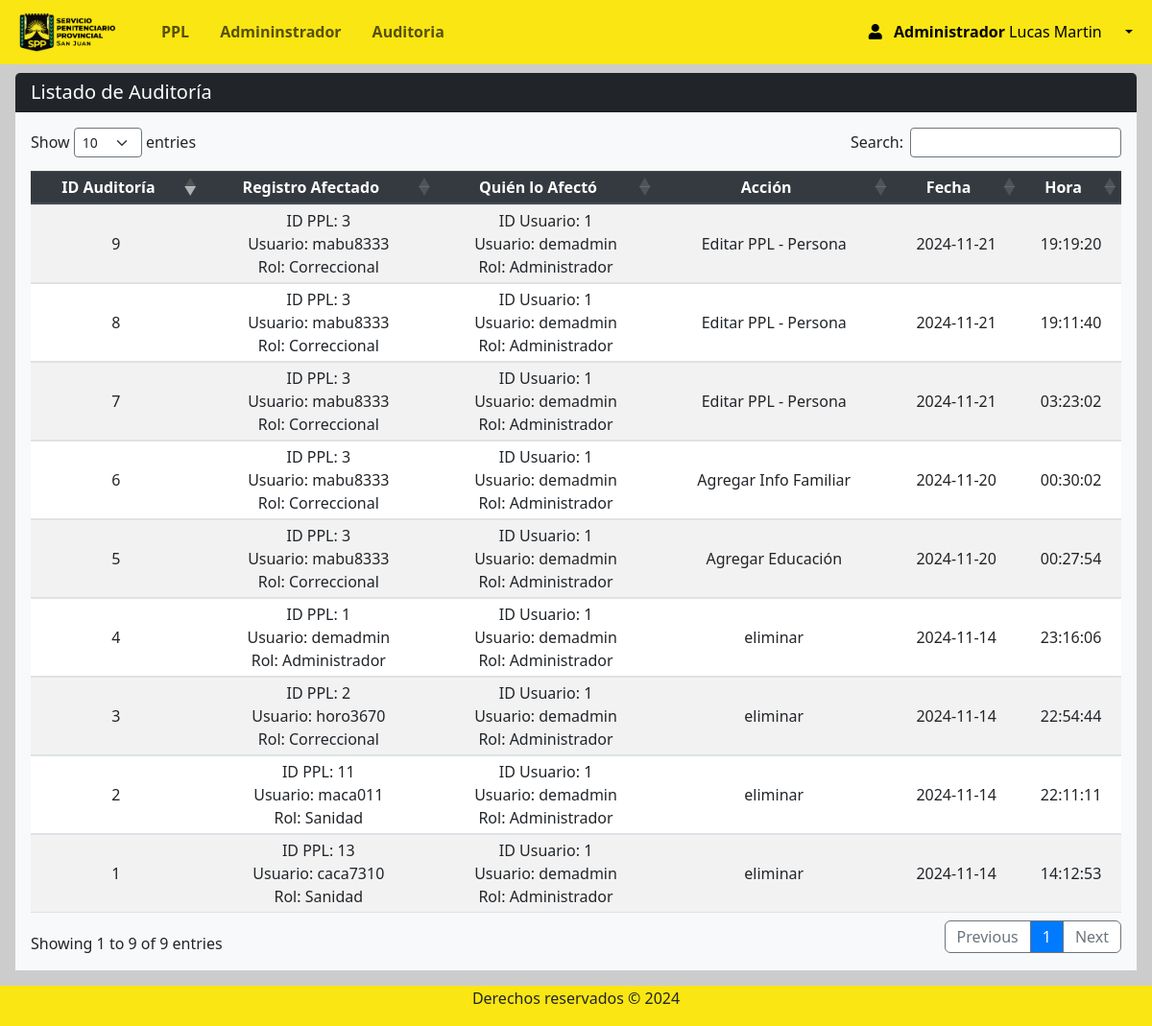
The page /Views/admin/auditoria.php (signed in) on the database its author committed.
### tables this page shows
CREATE TABLE `rol` (
  `id_rol` int(11) NOT NULL,
  `nombre_rol` varchar(50) NOT NULL
);

CREATE TABLE `auditoria` (
  `id_auditoria` int(11) NOT NULL,
  `id_usuario` int(11) NOT NULL,
  `accion` varchar(50) NOT NULL,
  `tabla_afectada` varchar(50) NOT NULL,
  `registro_id` int(11) NOT NULL,
  `fecha` timestamp NOT NULL DEFAULT current_timestamp(),
  `detalles` varchar(255) DEFAULT NULL
);

CREATE TABLE `usuarios` (
  `id_usuario` int(11) NOT NULL,
  `id_persona` int(11) NOT NULL,
  `id_rol` int(11) NOT NULL,
  `nombre_usuario` varchar(50) NOT NULL,
  `contrasena` varchar(255) NOT NULL,
  `fecha_creacion` datetime DEFAULT current_timestamp(),
  `activo` tinyint(1) DEFAULT 1
);

### Views/admin/auditoria.php (the view, shortened to what this page needs)
<?php
require 'navbar.php';
require '../../conn/connection.php';
$query = "SELECT a.*,
                 u.nombre_usuario AS nombre_usuario_afecto,
                 r.nombre_rol AS rol_afecto,
                 u2.nombre_usuario AS nombre_usuario_registro,
                 r2.nombre_rol AS rol_registro,
                 DATE_FORMAT(a.fecha, '%Y-%m-%d') AS fecha_solo,
                 DATE_FORMAT(a.fecha, '%H:%i:%s') AS hora_solo
          FROM auditoria a
          LEFT JOIN usuarios u ON a.id_usuario = u.id_usuario
          LEFT JOIN rol r ON u.id_rol = r.id_rol
          LEFT JOIN usuarios u2 ON a.registro_id = u2.id_usuario
          LEFT JOIN rol r2 ON u2.id_rol = r2.id_rol
          ORDER BY a.fecha DESC";
$statement = $db->prepare($query);
$statement->execute();
$auditoria = $statement->fetchAll(PDO::FETCH_ASSOC);
?>
<section class="content mt-3">
    <div class="row">
        <div class="col mx-3">
            <div class="row">
                <div class="col">
                    <div class="card rounded-2 border-0">
                        <h5 class="card-header bg-dark text-white">Listado de Auditoría</h5>
                        <div class="card-body bg-light">
                            <?php if (count($auditoria) > 0): ?>
                                <table id="example" class="table table-striped table-sm" style="width:100%">
                                    <thead class="thead-dark">
                                        <tr>
                                            <th>ID Auditoría</th>
                                            <th>Registro Afectado</th>
                                            <th>Quién lo Afectó</th>
                                            <th>Acción</th>
                                            <th>Fecha</th>
                                            <th>Hora</th>
                                        </tr>
                                    </thead>
                                    <tbody>
                                        <?php foreach ($auditoria as $registro): ?>
                                            <tr>
                                                <td><?php echo htmlspecialchars($registro['id_auditoria']); ?></td>
                                                <td>
                                                    ID PPL: <?php echo htmlspecialchars($registro['registro_id'] ?? 'No hay dato'); ?><br>
                                                    Usuario: <?php echo htmlspecialchars($registro['nombre_usuario_registro'] ?? 'No hay dato'); ?><br>
                                                    Rol: <?php echo htmlspecialchars($registro['rol_registro'] ?? 'No hay dato'); ?>
                                                </td>
                                                <td>
                                                    ID Usuario: <?php echo htmlspecialchars($registro['id_usuario'] ?? 'No hay dato'); ?><br>
                                                    Usuario: <?php echo htmlspecialchars($registro['nombre_usuario_afecto'] ?? 'No hay dato'); ?><br>
                                                    Rol: <?php echo htmlspecialchars($registro['rol_afecto'] ?? 'No hay dato'); ?><br>
                                                </td>
                                                <td><?php echo htmlspecialchars($registro['accion']); ?></td>
                                                <td><?php echo htmlspecialchars($registro['fecha_solo']); ?></td>
                                                <td><?php echo htmlspecialchars($registro['hora_solo']); ?></td>
                                            </tr>
                                        <?php endforeach; ?>
                                    </tbody>
                                </table>
                            <?php else: ?>
                                <p>No hay registros en la auditoría.</p>
                            <?php endif; ?>
                        </div>
                    </div>
                </div>
            </div>
        </div>
    </div>
</section>
<? require 'footer.php'; ?>

### Views/admin/navbar.php (shortened to what this page needs)
<?php
require '../../conn/connection.php';
$id_rol = $_SESSION['id_rol'];
$query = "SELECT nombre_rol FROM rol WHERE id_rol = ?";
$stmt = $conexion->prepare($query);
$stmt->bind_param("i", $id_rol);
$stmt->execute();
$result = $stmt->get_result();
if ($result && $result->num_rows > 0) {
  $rol = $result->fetch_assoc();
  $nombre_rol = $rol['nombre_rol'];
} else {
  $nombre_rol = "Usuario Desconocido";
}
?>
<!DOCTYPE html>
<html lang="es">
<head>
  <link rel="stylesheet" href="https://use.fontawesome.com/releases/v5.8.2/css/all.css">
  <link rel="stylesheet" href="../../css/style.css">
  <link href="https://cdn.jsdelivr.net/npm/bootstrap@5.3.2/dist/css/bootstrap.min.css" rel="stylesheet">
  <link rel="stylesheet" href="https://maxcdn.bootstrapcdn.com/bootstrap/4.5.2/css/bootstrap.min.css">
  <link rel="stylesheet" href="https://cdnjs.cloudflare.com/ajax/libs/twitter-bootstrap/5.3.0/css/bootstrap.min.css">
  <link rel="stylesheet" href="https://cdn.datatables.net/1.13.7/css/dataTables.bootstrap5.min.css">
  <link rel="stylesheet" type="text/css" href="https://cdn.datatables.net/1.13.1/css/dataTables.bootstrap5.min.css" />
  <link rel="stylesheet" type="text/css" href="https://cdn.datatables.net/buttons/2.3.3/css/buttons.bootstrap5.min.css" />
  <link rel="stylesheet" href="https://cdn.jsdelivr.net/npm/bootstrap@5.3.0-alpha1/dist/css/bootstrap.min.css" />
  <link rel="stylesheet" href="https://cdnjs.cloudflare.com/ajax/libs/font-awesome/6.2.1/css/all.min.css" />
  <link rel="stylesheet" href="https://cdnjs.cloudflare.com/ajax/libs/font-awesome/5.15.4/css/all.min.css">
</head>
<body>
  <div style="height:60px">
    <nav class="navbar navbar-expand-lg fixed-top " style="background-color: #f9e612;">
      <div class="container-fluid ml-2 ">
        <a href="index.php" class="navbar-brand mb-0 pr-4 ">
          <img class="d-line-block align-top " src="../../img/LOGO2.ico" width="100px" style="margin-right:0px">
        </a>
        <div class="collapse navbar-collapse " id="navbarNav">
          <ul class="navbar-nav mr-auto ">
            <li class="nav-item  pr-3">
              <a class="nav-link " href="ppl_index.php"><b>PPL</b></a>
            </li>
            <?php
            if ($_SESSION['id_rol'] === 1) {
            ?>
              <li class="nav-item  pr-3">
                <a class="nav-link " href="admin_index.php"><b>Admininstrador</b></a>
              </li>
            <?php
            }
            ?>
            <li class="nav-item  pr-3">
              <a class="nav-link " href="auditoria.php"><b>Auditoria</b></a>
            </li>
          </ul>
          <form class="form-inline d-flex justify-content-end">
            <div class="collapse navbar-collapse" id="navbarNav">
              <ul class="navbar-nav">
                <li class="nav-item dropdown">
                  <a class="nav-link dropdown-toggle active" href="#" role="button" data-bs-toggle="dropdown" aria-expanded="false">
                    <i class="fas fa-user pr-2"></i>
                    <span class="mr-3">
                      <b>
                      <?php if (isset($nombre_rol)) : ?>
                        <?php echo $nombre_rol; ?>
                      <?php else : ?>
                        "Usuario Desconocido"
                      <?php endif; ?>
                      </b>
                      <span>
                        <?php if (isset($_SESSION['nombres'])) : ?>
                          <?php echo $_SESSION['nombres']; ?>
                        <?php endif; ?>
                      </span>
                    </span>
                  </a>
                </li>
            </div>
          </form>
        </div>
      </div>
    </nav>
  </div>

### Views/admin/footer.php (shortened to what this page needs)
        <br/><br/>
        <footer class=" "style="background-color: #f9e612;">
                <p>Derechos reservados &copy; 2024</p>
        </footer>
    </body>
</html>

### css/style.css (style rules this page uses)
body { position: relative; padding-bottom: 10px; min-height: 100vh; }
th, td { text-align: center !important; vertical-align: middle !important; }

### Views/admin/navbar.php (style rules this page uses)
body { background: #cccccc; }

### Views/admin/footer.php (style rules this page uses)
footer { background: #1b1e21; width: 100%; padding: 1px; position: absolute; bottom:0; }
footer p { text-align: center; }

### rows shown on the page
rol: nombre_rol "Administrador"
auditoria: id_auditoria "9", registro "3", usuarios.nombre_usuario "mabu8333", rol.nombre_rol "Correccional", id_usuario "1", id_usuario.nombre_usuario "demadmin", rol.nombre_rol "Administrador", accion "Editar PPL - Persona", fecha_solo "2024-11-21", hora_solo "19:19:20"
auditoria: id_auditoria "8", registro "3", usuarios.nombre_usuario "mabu8333", rol.nombre_rol "Correccional", id_usuario "1", id_usuario.nombre_usuario "demadmin", rol.nombre_rol "Administrador", accion "Editar PPL - Persona", fecha_solo "2024-11-21", hora_solo "19:11:40"
auditoria: id_auditoria "7", registro "3", usuarios.nombre_usuario "mabu8333", rol.nombre_rol "Correccional", id_usuario "1", id_usuario.nombre_usuario "demadmin", rol.nombre_rol "Administrador", accion "Editar PPL - Persona", fecha_solo "2024-11-21", hora_solo "03:23:02"
auditoria: id_auditoria "6", registro "3", usuarios.nombre_usuario "mabu8333", rol.nombre_rol "Correccional", id_usuario "1", id_usuario.nombre_usuario "demadmin", rol.nombre_rol "Administrador", accion "Agregar Info Familiar", fecha_solo "2024-11-20", hora_solo "00:30:02"
auditoria: id_auditoria "5", registro "3", usuarios.nombre_usuario "mabu8333", rol.nombre_rol "Correccional", id_usuario "1", id_usuario.nombre_usuario "demadmin", rol.nombre_rol "Administrador", accion "Agregar Educación", fecha_solo "2024-11-20", hora_solo "00:27:54"
auditoria: id_auditoria "4", registro "1", id_usuario.nombre_usuario "demadmin", rol.nombre_rol "Administrador", id_usuario "1", accion "eliminar", fecha_solo "2024-11-14", hora_solo "23:16:06"
auditoria: id_auditoria "3", registro "2", usuarios.nombre_usuario "horo3670", rol.nombre_rol "Correccional", id_usuario "1", id_usuario.nombre_usuario "demadmin", rol.nombre_rol "Administrador", accion "eliminar", fecha_solo "2024-11-14", hora_solo "22:54:44"
auditoria: id_auditoria "2", registro "11", usuarios.nombre_usuario "maca011", rol.nombre_rol "Sanidad", id_usuario "1", id_usuario.nombre_usuario "demadmin", rol.nombre_rol "Administrador", accion "eliminar", fecha_solo "2024-11-14", hora_solo "22:11:11"
auditoria: id_auditoria "1", registro "13", usuarios.nombre_usuario "caca7310", rol.nombre_rol "Sanidad", id_usuario "1", id_usuario.nombre_usuario "demadmin", rol.nombre_rol "Administrador", accion "eliminar", fecha_solo "2024-11-14", hora_solo "14:12:53"

### other values the page prints
$_SESSION['nombres'] "Lucas Martin"
